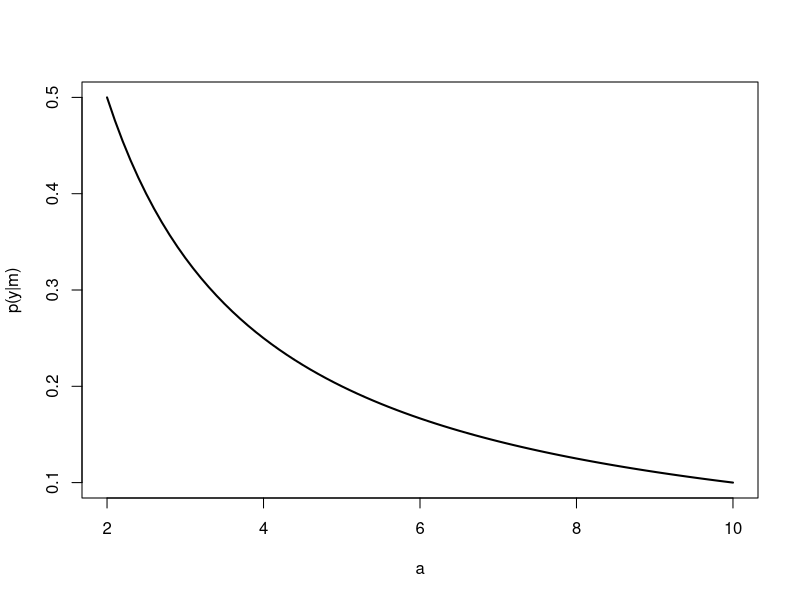
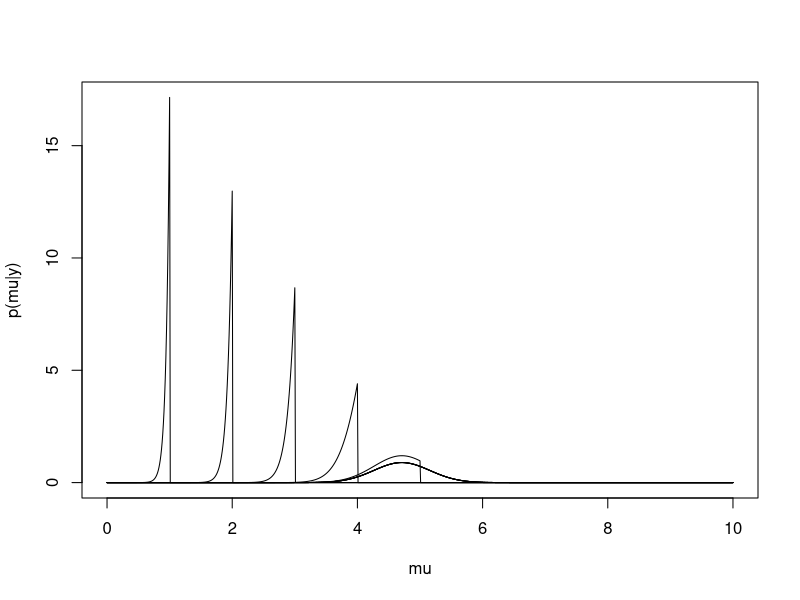

The R script that drew these images, in order:
## ---- chunk 1
# clear workspace
rm(list=ls())
# set random seed
set.seed(587)
## ---- chunk 2
muTrue = 4
sigma = 1
nObs = 5
aGrid = seq(2,10,0.1)

gridSize = 0.01
muGrid = seq(0,10,gridSize)
## ---- chunk 3
computePost = function(a, yBar) {
  # using grid method (faster)
  # NOTE: yBar a sufficient statistic for the data
  post = dnorm(yBar, muGrid, sigma/sqrt(nObs))
  post[muGrid>a] = 0
  post = post / (sum(post) * gridSize)
  return(post)
}

computeMarLike = function(a, yBar) {
  # approximate integral using grid method
  mLike = sum(dnorm(yBar, muGrid, sigma) * gridSize/a)
  return(mLike)
}
## ---- chunk 4
# simulate data
y = rnorm(nObs, mean = muTrue, sd = 2)

# compute mode marginal likelihood
mMarLike = rep(NA,length(aGrid))
for (i in 1:length(aGrid)) {
  mMarLike[i] = computeMarLike(aGrid[i],mean(y))
}

plot(aGrid,mMarLike, type = "l", xlab = "a", ylab = "p(y|m)", lwd=2)
## ---- chunk 5
plot(muGrid,computePost(1,mean(y)), type = "l", xlab = "mu",
      ylab = "p(mu|y)")
for (a in 2:10) {
   points(muGrid,computePost(a,mean(y)), type = "l")
}
